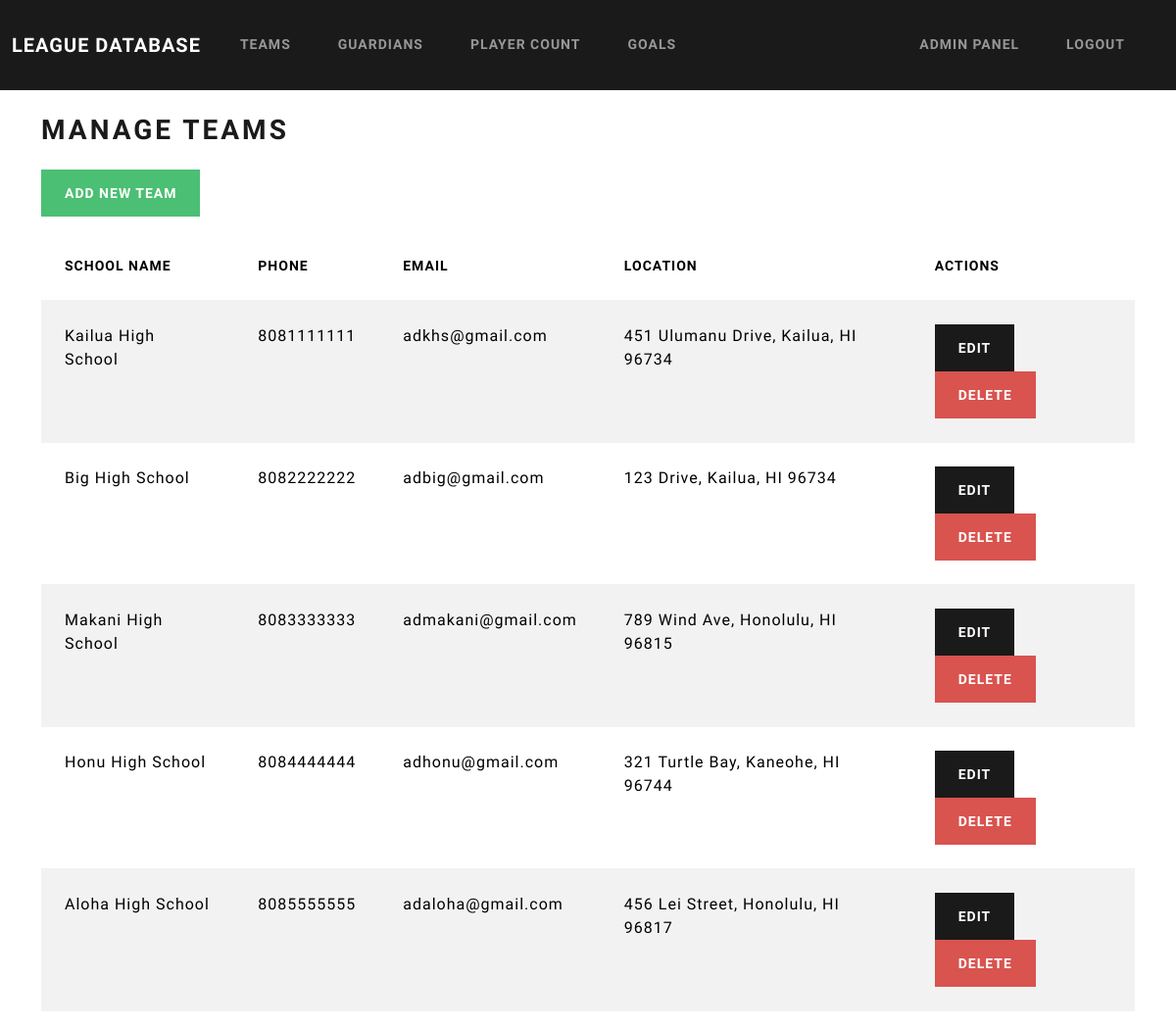
The app's page /manage-teams/ (signed in) with its own data.
### league/models.py (models this page shows)
class Team(models.Model):
    teamid = models.AutoField(db_column='TeamID', primary_key=True)
    schoolname = models.TextField(db_column='SchoolName', blank=True, null=True)
    adphone = models.TextField(db_column='ADPhone', blank=True, null=True)
    ademail = models.TextField(db_column='ADEmail', blank=True, null=True)
    location = models.TextField(db_column='Location', blank=True, null=True)
    class Meta:
        managed = False
        db_table = 'Team'

### league/views.py (the view)
# urls.py: path('manage-teams/', views.manage_teams, name='manage_teams'),
@login_required
@user_passes_test(is_admin)
def manage_teams(request):
    teams = Team.objects.all()
    print(teams)
    return render(request, 'league/manage_teams.html', {'teams': teams})

### league/views.py (called while the page is built)
def is_admin(user):
    return user.is_superuser

### league/templates/league/manage_teams.html
{% extends "base_admin.html" %}
{% block content %}
<h2>Manage Teams</h2>
<a href="/admin-panel/teams/add/" class="btn btn-success my-3">Add New Team</a>
<table class="table table-striped">
    <thead>
        <tr>
            <th>School Name</th>
            <th>Phone</th>
            <th>Email</th>
            <th>Location</th>
            <th>Actions</th>
        </tr>
    </thead>
    <tbody>
        {% for team in teams %}
        <tr>
            <td>{{ team.schoolname }}</td>
            <td>{{ team.adphone }}</td>
            <td>{{ team.ademail }}</td>
            <td>{{ team.location }}</td>
            <td>
                <a href="{% url 'edit_team' team.teamid %}" class="btn btn-primary">Edit</a>
                <a href="{% url 'delete_team' team.teamid %}" class="btn btn-danger">Delete</a>
            </td>
        </tr>
        {% endfor %}
    </tbody>
</table>
{% endblock %}

### league/templates/base_admin.html (shortened to what this page needs)
{% extends "base.html" %}

### league/templates/base.html (shortened to what this page needs)
<!DOCTYPE html>
<html lang="en">
<head>
    <link rel="stylesheet" href="https://bootswatch.com/5/lux/bootstrap.min.css">
</head>
<body>
    <nav class="navbar navbar-expand-lg navbar-dark bg-primary">
        <div class="container-fluid">
            <a class="navbar-brand" href="/">League Database</a>
            <div class="collapse navbar-collapse" id="navbarNav">
                <ul class="navbar-nav me-auto">
                    <li class="nav-item">
                        <a class="nav-link" href="/teams/">Teams</a>
                    </li>
                    <li class="nav-item">
                        <a class="nav-link" href="/guardians/">Guardians</a>
                    </li>
                    <li class="nav-item">
                        <a class="nav-link" href="/team-player-count/">Player Count</a>
                    </li>
                    <li class="nav-item">
                        <a class="nav-link" href="/team-goals/">Goals</a>
                    </li>
                </ul>
                <ul class="navbar-nav">
                    {% if user.is_authenticated %}
                        <li class="nav-item">
                            <a class="nav-link" href="/admin-panel/">Admin Panel</a>
                        </li>
                        <li class="nav-item">
                            <a class="nav-link" href="/logout/">Logout</a>
                        </li>
                    {% else %}
                        <li class="nav-item">
                            <a class="nav-link" href="/login/">Login</a>
                        </li>
                    {% endif %}
                </ul>
            </div>
        </div>
    </nav>
    <div class="container mt-4">
        {% block content %}
        {% endblock %}
    </div>
</body>
</html>

### records on screen
Team: schoolname "Kailua High School", adphone "8081111111", ademail "adkhs@gmail.com", location "451 Ulumanu Drive, Kailua, HI 96734"
Team: schoolname "Big High School", adphone "8082222222", ademail "adbig@gmail.com", location "123 Drive, Kailua, HI 96734"
Team: schoolname "Makani High School", adphone "8083333333", ademail "admakani@gmail.com", location "789 Wind Ave, Honolulu, HI 96815"
Team: schoolname "Honu High School", adphone "8084444444", ademail "adhonu@gmail.com", location "321 Turtle Bay, Kaneohe, HI 96744"
Team: schoolname "Aloha High School", adphone "8085555555", ademail "adaloha@gmail.com", location "456 Lei Street, Honolulu, HI 96817"
